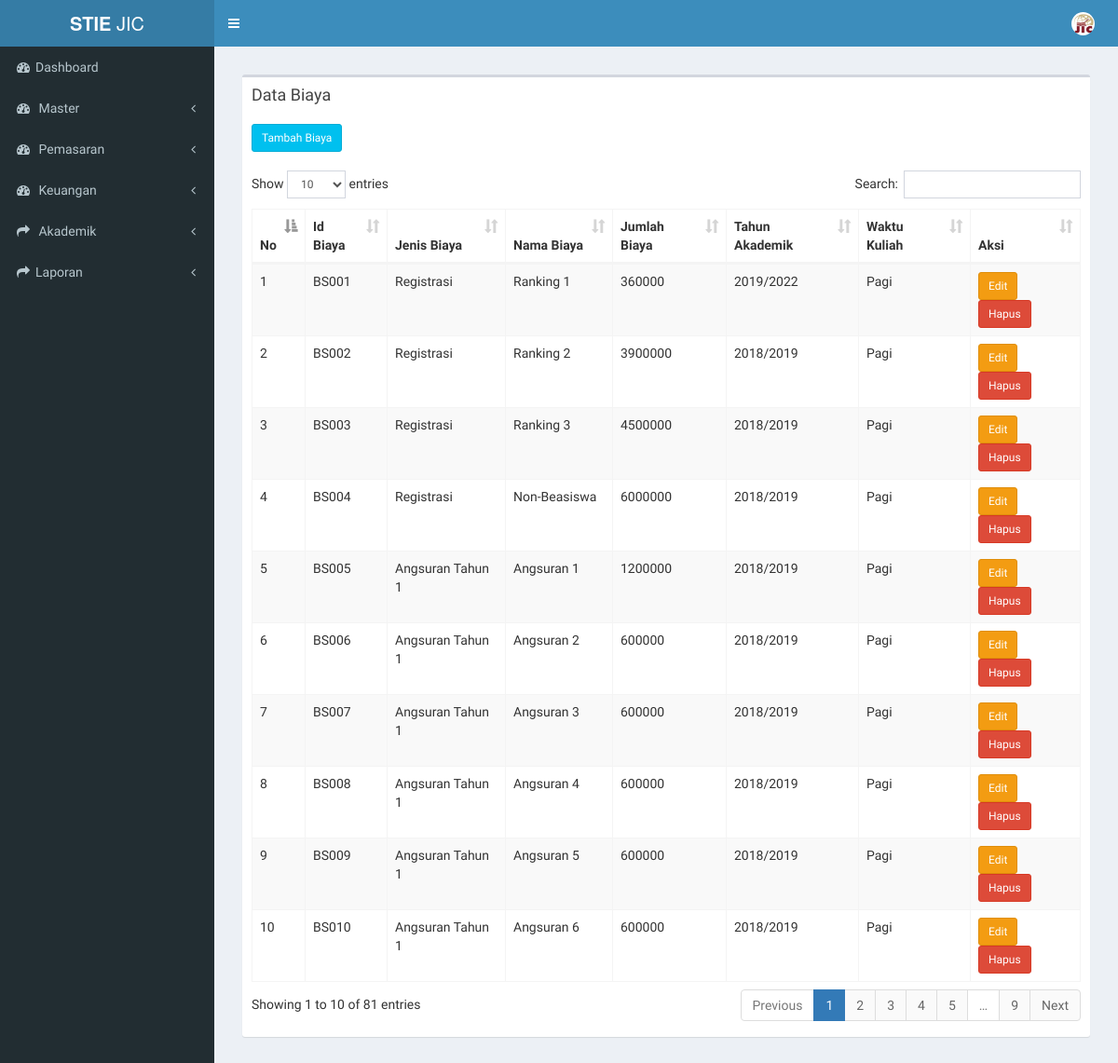
Page /index.php/master_biaya_sekolah on the earlier database version.
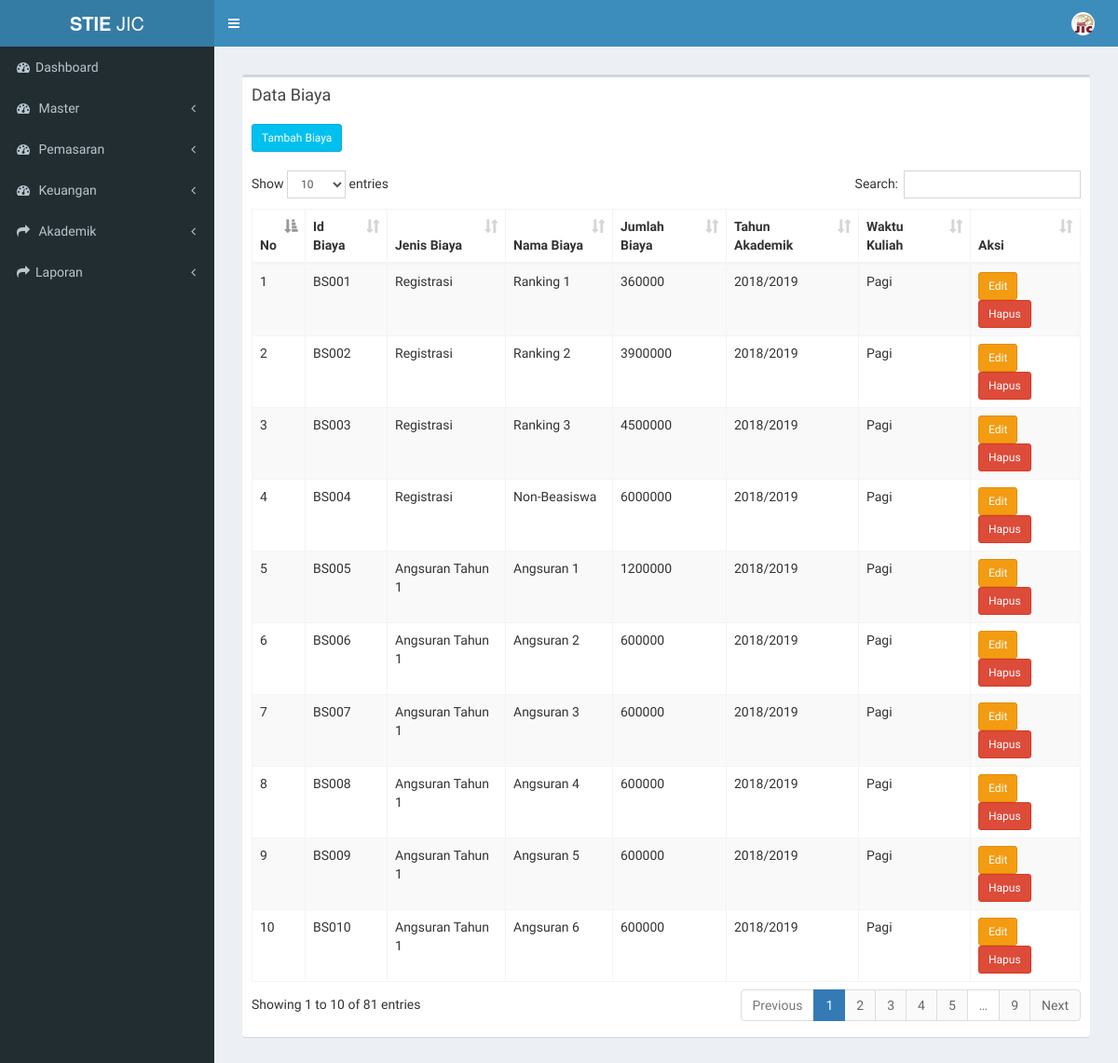
Same page on the later database version.
### tables this page shows
CREATE TABLE `tb_biaya` (
  `id_biaya` varchar(6) NOT NULL,
  `jenis_biaya` varchar(20) NOT NULL,
  `nama_biaya` varchar(25) NOT NULL,
  `jumlah_biaya` int(10) NOT NULL,
  `periode` varchar(10) NOT NULL,
  `id_waktu` varchar(2) NOT NULL
);

CREATE TABLE `tb_waktu` (
  `id_waktu` int(11) NOT NULL,
  `waktu` varchar(10) NOT NULL
);

### application/controllers/master_biaya_sekolah.php (called while the page is built, shortened)
<?php
class Master_biaya_sekolah extends CI_Controller {
	public function __construct()
	{
		$this->load->model('biaya_sekolah_model');
	}
	public function index(){
				$data['data_biaya'] = $this->biaya_sekolah_model->data_biaya();
				$data['main_view'] = 'Biaya_sekolah/master_biaya_sekolah_view';
				$this->load->view('template', $data);
	}
}

### index.php (called while the page is built, shortened)
<?php
require_once BASEPATH.'core/CodeIgniter.php';

### application/models/biaya_sekolah_model.php (called while the page is built, shortened)
<?php
class Biaya_sekolah_model extends CI_Model {
	public function data_biaya(){
     $this->db->select('*');
     $this->db->from('tb_biaya');
     $this->db->join('tb_waktu','tb_waktu.id_waktu=tb_biaya.id_waktu');
     $query = $this->db->get();
     return $query->result();
	}
}

### application/views/Biaya_sekolah/master_biaya_sekolah_view.php (the view, shortened to what this page needs)
<section class="content">
      <div class="row">
        <div class="col-xs-12">
          <div class="box">
            <div class="box-header">
              <h3 class="box-title">Data Biaya</h3>
            </div>
            <div class="box-body">
              <table id="example1" class="table table-bordered table-striped">
              <a href="<?php echo base_url() ?>master_biaya_sekolah/page_tambah_biaya_sekolah" class="btn btn-info btn-sm" > Tambah Biaya</a> <br> <br>
                <thead>
                <tr>
                  <th>No</th>
                  <th>Id Biaya</th>
                  <th>Jenis Biaya</th>
                  <th>Nama Biaya</th>
                  <th>Jumlah Biaya</th>
                  <th>Tahun Akademik</th>
                  <th>Waktu Kuliah</th>
                  <th>Aksi</th>
                </tr>
                </thead>
                <tbody>
                <?php
                $no = 0;
                $alert = "'Apakah anda yakin mengapus data ini ?'";
                foreach ($data_biaya as $data) {
                  echo '
                <tr>
                  <td>'.++$no.'</td>
                  <td>'.$data->id_biaya.'
                  </td>
                  <td>'.$data->jenis_biaya.'</td>
                  <td>'.$data->nama_biaya.'</td>
                  <td>'.$data->jumlah_biaya.'</td>
                  <td>'.$data->periode.'</td>
                  <td>'.$data->waktu.'</td>
                  <td>
                      <a href="'.base_url('master_biaya_sekolah/edit_biaya_sekolah/'.$data->id_biaya).'" class="btn btn-warning btn-sm" >Edit </a>
                      <a href="'.base_url('master_biaya_sekolah/hapus_biaya_sekolah/'.$data->id_biaya).'" class="btn btn-danger btn-sm" onclick="return confirm('.$alert.')">Hapus</a>
                  </td>
                </tr>
                ';
              }
              ?>
                </tbody>
              </table>
            </div>
          </div>
        </div>
      </div>
    </section>

### application/views/template.php (shortened to what this page needs)
<!DOCTYPE html>
<html>
<head>
  <link rel="stylesheet" href="<?php echo base_url(); ?>assets/css/bootstrap.min.css">
  <link rel="stylesheet" href="https://cdnjs.cloudflare.com/ajax/libs/font-awesome/4.5.0/css/font-awesome.min.css">
  <link rel="stylesheet" href="https://cdnjs.cloudflare.com/ajax/libs/ionicons/2.0.1/css/ionicons.min.css">
  <link rel="stylesheet" href="<?php echo base_url(); ?>assets/dist/css/AdminLTE.min.css">
  <link rel="stylesheet" href="<?php echo base_url(); ?>assets/dist/css/skins/_all-skins.min.css">
  <link rel="stylesheet" href="<?php echo base_url(); ?>assets/plugins/select2/select2.min.css">
  <link rel="stylesheet" href="<?php echo base_url(); ?>assets/css/styleku.css">
  <link rel="stylesheet" href="<?php echo base_url(); ?>assets/plugins/datatables/dataTables.bootstrap.css">
</head>
<body class="hold-transition skin-blue sidebar-mini">
<div class="wrapper">
  <header class="main-header">
    <a href="../../index2.html" class="logo">
      <span class="logo-lg"><b>STIE </b>JIC</span>
    </a>
    <nav class="navbar navbar-static-top">
      <a href="#" class="sidebar-toggle" data-toggle="offcanvas" role="button">
      </a>
      <div class="navbar-custom-menu">
        <ul class="nav navbar-nav">
          <li class="dropdown user user-menu">
            <a href="#" class="dropdown-toggle" data-toggle="dropdown">
              <img src="<?php echo base_url(); ?>/assets/img/jic.png" class="user-image" alt="User Image">
            </a>
          </li>
        </ul>
      </div>
    </nav>
  </header>
  <aside class="main-sidebar">
    <section class="sidebar">
      <ul class="sidebar-menu">
        <?php
          if($this->session->userdata('level') == 5){ ?>
            <li><a href="<?php echo base_url(); ?>dashboard"> <i class="fa fa-dashboard"></i> <span>Dashboard</span></a></li>
            <li><a href="<?php echo base_url(); ?>mahasiswa/history_pendidikan"><i class="fa fa-history"></i> <span>History Pendidikan</span></a></li>
            <li><a href="<?php echo base_url(); ?>mahasiswa/krs_mahasiswa"><i class="fa fa-book"></i> <span>KRS Mahasiswa</span></a></li>
            <li><a href="<?php echo base_url(); ?>mahasiswa/history_nilai"><i class="fa fa-file-text"></i> <span>History Nilai</span></a></li>
            <li><a href="<?php echo base_url(); ?>mahasiswa/jadwal_mhs"><i class="fa fa-file-text"></i> <span>Jadwal</span></a></li>
            <li><a href="<?php echo base_url(); ?>mahasiswa/aktivitas_perkuliahan"><i class="fa fa-calendar-o"></i> <span>Aktivitas Perkuliahan</span></a></li>
            <li><a href="<?php echo base_url(); ?>mahasiswa/prestasi"><i class="fa fa-graduation-cap"></i> <span>Prestasi</span></a></li>
          <?php } else { ?>
            <li><a href="<?php echo base_url(); ?>dashboard"><i class="fa fa-dashboard"></i><span>Dashboard</span></a></li>
        <li class="treeview">
          <a href="#">
            <i class="fa fa-dashboard"></i> <span>Master</span>
            <span class="pull-right-container">
              <i class="fa fa-angle-left pull-right"></i>
            </span>
          </a>
        </li>
        <li class="treeview">
          <a href="#">
            <i class="fa fa-dashboard"></i> <span> Pemasaran </span>
            <span class="pull-right-container">
              <i class="fa fa-angle-left pull-right"></i>
            </span>
          </a>
        </li>
        <li class="treeview">
          <a href="#">
            <i class="fa fa-dashboard"></i> <span> Keuangan </span>
            <span class="pull-right-container">
              <i class="fa fa-angle-left pull-right"></i>
            </span>
          </a>
        </li>
         <li class="treeview">
          <a href="#">
            <i class="fa fa-share"></i> <span>Akademik</span>
            <span class="pull-right-container">
              <i class="fa fa-angle-left pull-right"></i>
            </span>
          </a>
        </li>
        <li class="treeview">
              <a href="#"><i class="fa fa-share"></i><span>Laporan</span>
                <span class="pull-right-container">
                  <i class="fa fa-angle-left pull-right"></i>
                </span>
              </a>
            </li>
          <?php } ?>
      </ul>
    </section>
  </aside>
  <div class="content-wrapper">
    <section class="content">
      <?php $this->load->view($main_view); ?>
    </section>
  </div>
    </div>
</body>
</html>

### application/views/template.php (style rules this page uses)
a { position: relative; display: inline-block; }

Differences in the rows shown:
changed tb_biaya "BS001": periode "2019/2022" → "2018/2019"
